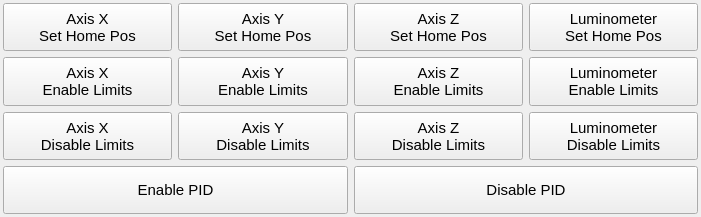
     <widget class="QWidget" name="gridLayoutWidget_5">
      <property name="geometry">
       <rect>
        <x>580</x>
        <y>0</y>
        <width>701</width>
        <height>217</height>
       </rect>
      </property>
      <layout class="QGridLayout" name="gridLayout_5">
       <property name="leftMargin">
        <number>3</number>
       </property>
       <property name="topMargin">
        <number>3</number>
       </property>
       <property name="rightMargin">
        <number>3</number>
       </property>
       <property name="bottomMargin">
        <number>3</number>
       </property>
       <item row="1" column="3">
        <widget class="QPushButton" name="Lab3EnableLimitsButton">
         <property name="sizePolicy">
          <sizepolicy hsizetype="Minimum" vsizetype="Minimum">
           <horstretch>0</horstretch>
           <verstretch>0</verstretch>
          </sizepolicy>
         </property>
         <property name="font">
          <font>
           <pointsize>11</pointsize>
           <weight>50</weight>
           <bold>false</bold>
           <kerning>true</kerning>
          </font>
         </property>
         <property name="text">
          <string>Luminometer
Enable Limits</string>
         </property>
         <property name="autoDefault">
          <bool>false</bool>
         </property>
         <property name="default">
          <bool>false</bool>
         </property>
         <property name="flat">
          <bool>false</bool>
         </property>
        </widget>
       </item>
       <item row="2" column="2">
        <widget class="QPushButton" name="Lab2DisableimitsButton">
         <property name="sizePolicy">
          <sizepolicy hsizetype="Minimum" vsizetype="Minimum">
           <horstretch>0</horstretch>
           <verstretch>0</verstretch>
          </sizepolicy>
         </property>
         <property name="font">
          <font>
           <pointsize>11</pointsize>
           <weight>50</weight>
           <bold>false</bold>
           <kerning>true</kerning>
          </font>
         </property>
         <property name="text">
          <string>Axis Z
Disable Limits</string>
         </property>
         <property name="autoDefault">
          <bool>false</bool>
         </property>
         <property name="default">
          <bool>false</bool>
         </property>
         <property name="flat">
          <bool>false</bool>
         </property>
        </widget>
       </item>
       <item row="2" column="0">
        <widget class="QPushButton" name="Lab0DisableimitsButton">
         <property name="sizePolicy">
          <sizepolicy hsizetype="Minimum" vsizetype="Minimum">
           <horstretch>0</horstretch>
           <verstretch>0</verstretch>
          </sizepolicy>
         </property>
         <property name="font">
          <font>
           <pointsize>11</pointsize>
           <weight>50</weight>
           <bold>false</bold>
           <kerning>true</kerning>
          </font>
         </property>
         <property name="text">
          <string>Axis X
Disable Limits</string>
         </property>
         <property name="autoDefault">
          <bool>false</bool>
         </property>
         <property name="default">
          <bool>false</bool>
         </property>
         <property name="flat">
          <bool>false</bool>
         </property>
        </widget>
       </item>
       <item row="2" column="3">
        <widget class="QPushButton" name="Lab3DisableimitsButton">
         <property name="sizePolicy">
          <sizepolicy hsizetype="Minimum" vsizetype="Minimum">
           <horstretch>0</horstretch>
           <verstretch>0</verstretch>
          </sizepolicy>
         </property>
         <property name="font">
          <font>
           <pointsize>11</pointsize>
           <weight>50</weight>
           <bold>false</bold>
           <kerning>true</kerning>
          </font>
         </property>
         <property name="text">
          <string>Luminometer
Disable Limits</string>
         </property>
         <property name="autoDefault">
          <bool>false</bool>
         </property>
         <property name="default">
          <bool>false</bool>
         </property>
         <property name="flat">
          <bool>false</bool>
         </property>
        </widget>
       </item>
       <item row="1" column="2">
        <widget class="QPushButton" name="Lab2EnableLimitsButton">
         <property name="sizePolicy">
          <sizepolicy hsizetype="Minimum" vsizetype="Minimum">
           <horstretch>0</horstretch>
           <verstretch>0</verstretch>
          </sizepolicy>
         </property>
         <property name="font">
          <font>
           <pointsize>11</pointsize>
           <weight>50</weight>
           <bold>false</bold>
           <kerning>true</kerning>
          </font>
         </property>
         <property name="text">
          <string>Axis Z
Enable Limits</string>
         </property>
         <property name="autoDefault">
          <bool>false</bool>
         </property>
         <property name="default">
          <bool>false</bool>
         </property>
         <property name="flat">
          <bool>false</bool>
         </property>
        </widget>
       </item>
       <item row="0" column="3">
        <widget class="QPushButton" name="Lab3SetHomePosButton">
         <property name="sizePolicy">
          <sizepolicy hsizetype="Minimum" vsizetype="Minimum">
           <horstretch>0</horstretch>
           <verstretch>0</verstretch>
          </sizepolicy>
         </property>
         <property name="font">
          <font>
           <pointsize>11</pointsize>
           <weight>50</weight>
           <bold>false</bold>
           <kerning>true</kerning>
          </font>
         </property>
         <property name="text">
          <string>Luminometer
Set Home Pos</string>
         </property>
         <property name="autoDefault">
          <bool>false</bool>
         </property>
         <property name="default">
          <bool>false</bool>
         </property>
         <property name="flat">
          <bool>false</bool>
         </property>
        </widget>
       </item>
       <item row="1" column="0">
        <widget class="QPushButton" name="Lab0EnableLimitsButton">
         <property name="sizePolicy">
          <sizepolicy hsizetype="Minimum" vsizetype="Minimum">
           <horstretch>0</horstretch>
           <verstretch>0</verstretch>
          </sizepolicy>
         </property>
         <property name="font">
          <font>
           <pointsize>11</pointsize>
           <weight>50</weight>
           <bold>false</bold>
           <kerning>true</kerning>
          </font>
         </property>
         <property name="text">
          <string>Axis X
Enable Limits</string>
         </property>
         <property name="autoDefault">
          <bool>false</bool>
         </property>
         <property name="default">
          <bool>false</bool>
         </property>
         <property name="flat">
          <bool>false</bool>
         </property>
        </widget>
       </item>
       <item row="1" column="1">
        <widget class="QPushButton" name="Lab1EnableLimitsButton">
         <property name="sizePolicy">
          <sizepolicy hsizetype="Minimum" vsizetype="Minimum">
           <horstretch>0</horstretch>
           <verstretch>0</verstretch>
          </sizepolicy>
         </property>
         <property name="font">
          <font>
           <pointsize>11</pointsize>
           <weight>50</weight>
           <bold>false</bold>
           <kerning>true</kerning>
          </font>
         </property>
         <property name="text">
          <string>Axis Y
Enable Limits</string>
         </property>
         <property name="autoDefault">
          <bool>false</bool>
         </property>
         <property name="default">
          <bool>false</bool>
         </property>
         <property name="flat">
          <bool>false</bool>
         </property>
        </widget>
       </item>
       <item row="2" column="1">
        <widget class="QPushButton" name="Lab1DisableimitsButton">
         <property name="sizePolicy">
          <sizepolicy hsizetype="Minimum" vsizetype="Minimum">
           <horstretch>0</horstretch>
           <verstretch>0</verstretch>
          </sizepolicy>
         </property>
         <property name="font">
          <font>
           <pointsize>11</pointsize>
           <weight>50</weight>
           <bold>false</bold>
           <kerning>true</kerning>
          </font>
         </property>
         <property name="text">
          <string>Axis Y
Disable Limits</string>
         </property>
         <property name="autoDefault">
          <bool>false</bool>
         </property>
         <property name="default">
          <bool>false</bool>
         </property>
         <property name="flat">
          <bool>false</bool>
         </property>
        </widget>
       </item>
       <item row="0" column="1">
        <widget class="QPushButton" name="Lab1SetHomePosButton">
         <property name="sizePolicy">
          <sizepolicy hsizetype="Minimum" vsizetype="Minimum">
           <horstretch>0</horstretch>
           <verstretch>0</verstretch>
          </sizepolicy>
         </property>
         <property name="font">
          <font>
           <pointsize>11</pointsize>
           <weight>50</weight>
           <bold>false</bold>
           <kerning>true</kerning>
          </font>
         </property>
         <property name="text">
          <string>Axis Y
Set Home Pos</string>
         </property>
         <property name="autoDefault">
          <bool>false</bool>
         </property>
         <property name="default">
          <bool>false</bool>
         </property>
         <property name="flat">
          <bool>false</bool>
         </property>
        </widget>
       </item>
       <item row="0" column="2">
        <widget class="QPushButton" name="Lab2SetHomePosButton">
         <property name="sizePolicy">
          <sizepolicy hsizetype="Minimum" vsizetype="Minimum">
           <horstretch>0</horstretch>
           <verstretch>0</verstretch>
          </sizepolicy>
         </property>
         <property name="font">
          <font>
           <pointsize>11</pointsize>
           <weight>50</weight>
           <bold>false</bold>
           <kerning>true</kerning>
          </font>
         </property>
         <property name="text">
          <string>Axis Z
Set Home Pos</string>
         </property>
         <property name="autoDefault">
          <bool>false</bool>
         </property>
         <property name="default">
          <bool>false</bool>
         </property>
         <property name="flat">
          <bool>false</bool>
         </property>
        </widget>
       </item>
       <item row="0" column="0">
        <widget class="QPushButton" name="Lab0SetHomePosButton">
         <property name="sizePolicy">
          <sizepolicy hsizetype="Minimum" vsizetype="Minimum">
           <horstretch>0</horstretch>
           <verstretch>0</verstretch>
          </sizepolicy>
         </property>
         <property name="font">
          <font>
           <pointsize>11</pointsize>
           <weight>50</weight>
           <bold>false</bold>
           <kerning>true</kerning>
          </font>
         </property>
         <property name="text">
          <string>Axis X
Set Home Pos</string>
         </property>
         <property name="autoDefault">
          <bool>false</bool>
         </property>
         <property name="default">
          <bool>false</bool>
         </property>
         <property name="flat">
          <bool>false</bool>
         </property>
        </widget>
       </item>
       <item row="3" column="2" colspan="2">
        <widget class="QPushButton" name="LabDisablePIDButton">
         <property name="sizePolicy">
          <sizepolicy hsizetype="Minimum" vsizetype="Minimum">
           <horstretch>0</horstretch>
           <verstretch>0</verstretch>
          </sizepolicy>
         </property>
         <property name="font">
          <font>
           <pointsize>11</pointsize>
           <weight>50</weight>
           <bold>false</bold>
           <kerning>true</kerning>
          </font>
         </property>
         <property name="text">
          <string>Disable PID</string>
         </property>
         <property name="autoDefault">
          <bool>false</bool>
         </property>
         <property name="default">
          <bool>false</bool>
         </property>
         <property name="flat">
          <bool>false</bool>
         </property>
        </widget>
       </item>
       <item row="3" column="0" colspan="2">
        <widget class="QPushButton" name="LabEnablePIDButton">
         <property name="sizePolicy">
          <sizepolicy hsizetype="Minimum" vsizetype="Minimum">
           <horstretch>0</horstretch>
           <verstretch>0</verstretch>
          </sizepolicy>
         </property>
         <property name="font">
          <font>
           <pointsize>11</pointsize>
           <weight>50</weight>
           <bold>false</bold>
           <kerning>true</kerning>
          </font>
         </property>
         <property name="text">
          <string>Enable PID</string>
         </property>
         <property name="autoDefault">
          <bool>false</bool>
         </property>
         <property name="default">
          <bool>false</bool>
         </property>
         <property name="flat">
          <bool>false</bool>
         </property>
        </widget>
       </item>
      </layout>
     </widget>
